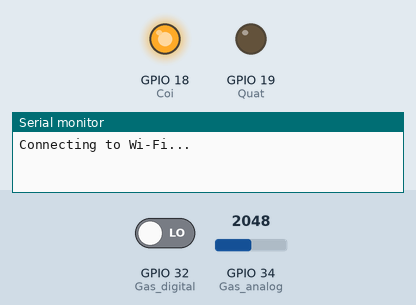
This sketch was run on a simulated ESP32. Parts: output pins drawn as LEDs (lit = HIGH), the last lines printed to the serial monitor. The inputs (shaded band) are chosen by the test bench; at power-on: GPIO 34 (Gas_analog) = 2048, GPIO 32 (Gas_digital) LOW. WiFi joins after 1.5 s; servers stay silent unless stated; no MQTT or app messages arrive unless stated.

Above: at 0.1 s.
At 1.3 s:
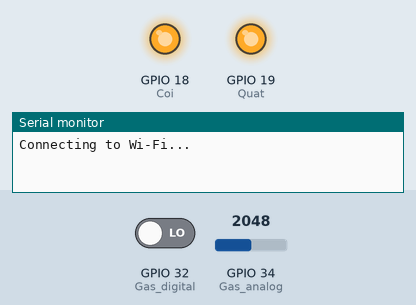
1.4 s: GPIO 34 (Gas_analog) set to 1544
4.4 s: GPIO 34 (Gas_analog) set to 1446
At 5.2 s:
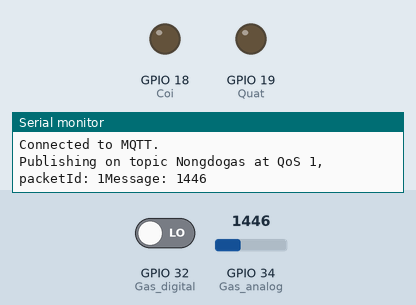
Timing chart, 0 to 7.4 s (numbered marks = the images above; inputs shaded):
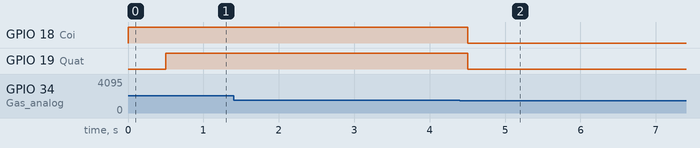

The sketch:

Gas.ino
```cpp
//Khai bao thư viện kết nối esp32 vs Wifi (Wifi.h)
//2 thư viện cho bộ đếm thời gian (freertos/FreeRTOS.h và freertos/timers.h); thư viện kết nối esp32 với mqtt broker (AsyncMqttClient.h)
#include <WiFi.h>
extern "C" {
  #include "freertos/FreeRTOS.h"
  #include "freertos/timers.h"
}
#include <AsyncMqttClient.h>


//Khai báo thông tin mạng wifi sử dụng
#define WIFI_SSID "Tuan Truong"
#define WIFI_PASSWORD "0362972868"

//Khai báo thông tin mqtt broker
#define MQTT_HOST IPAddress(192, 168, 1, 2)
#define MQTT_PORT 1883

//Khai báo các topic mà esp32 publish và subscribe
#define MQTT_PUB_GAS "Nongdogas"
#define MQTT_PUB_Stagas "Stagas"

//Định nghĩa các chân
const int Coi = 18;
const int Quat = 19;
const int Gas_analog = 34;
const int Gas_digital = 32;

//Khai báo các biến, hằng số
int Valueana = 0;
int Valuedig = 0;

//Khai báo biến mqttClient để quản lí các client
AsyncMqttClient mqttClient;
TimerHandle_t mqttReconnectTimer;
TimerHandle_t wifiReconnectTimer;
unsigned long previousMillis = 0;
const long interval = 5000;

//Hàm kết nối esp32 vs wifi và hiển thị lên màn hình serial thông báo esp32 đang kết nối vs wifi
void connectToWifi() {
Serial.println("Connecting to Wi-Fi...");
WiFi.begin(WIFI_SSID, WIFI_PASSWORD);
}

//Hàm kết nối esp32 vs mqtt broker và hiển thị lên màn hình serial thông báo esp32 đang kết nối vs mqtt broker
void connectToMqtt() {
  Serial.println("Connecting to MQTT...");
  mqttClient.connect();
}

//Hàm thông báo esp32 đã kết nối thành công vs wifi hoặc đã ngắt kết nối vs wifi lên màn hình serial. Tự kết nối lại vs wifi khi mất kết nối
void WiFiEvent(WiFiEvent_t event) {
  //Serial.printf("[WiFi-event] event: %dn", event);
  switch(event) {
    case SYSTEM_EVENT_STA_GOT_IP:
      Serial.println("WiFi connected");
      //Serial.println("IP address: ");
      //Serial.println(WiFi.localIP());
      connectToMqtt();
      break;
    case SYSTEM_EVENT_STA_DISCONNECTED:
      Serial.println("WiFi lost connection");
      xTimerStop(mqttReconnectTimer, 0);
      xTimerStart(wifiReconnectTimer, 0);
      break;
  }
}

//ham nay dc goi khi da ket noi dc vs mqtt broker, in ra man hinh 1 so cai, dang ki esp32 vs cac topic can thiet
void onMqttConnect(bool sessionPresent) {
  Serial.println("Connected to MQTT.");
  //Serial.print("Session present: ");
  //Serial.println(sessionPresent);

}


//khi esp32 mat ket noi vs mqtt broker ham nay se dc goi de thong bao va cố gắng kết nối lại vs mqtt broker
void onMqttDisconnect(AsyncMqttClientDisconnectReason reason) {
  Serial.println("Disconnected from MQTT.");
  if (WiFi.isConnected()) {
  xTimerStart(mqttReconnectTimer, 0);
  }
}

//Hàm in ra màn hình serial thông tin 1 số topic mà esp32 publish
void onMqttPublish(uint16_t packetId) {
  //Serial.print("Publish acknowledged.");
  //Serial.print("  packetId: ");
  //Serial.println(packetId);
}

//Hàm chuẩn bị: kết nối nối tiếp esp32 vs máy tính, cấu hình chân, gọi hàm
void setup() {
  Serial.begin(600);
  pinMode(Coi, OUTPUT);
  pinMode(Quat, OUTPUT);
  pinMode(Gas_digital, INPUT);

  Serial.println();

  mqttReconnectTimer = xTimerCreate("mqttTimer", pdMS_TO_TICKS(2000), pdFALSE, (void*)0, reinterpret_cast<TimerCallbackFunction_t>(connectToMqtt));
  wifiReconnectTimer = xTimerCreate("wifiTimer", pdMS_TO_TICKS(2000), pdFALSE, (void*)0, reinterpret_cast<TimerCallbackFunction_t>(connectToWifi));

  WiFi.onEvent(WiFiEvent);
  mqttClient.onConnect(onMqttConnect);
  mqttClient.onDisconnect(onMqttDisconnect);
  mqttClient.onPublish(onMqttPublish);
  mqttClient.setServer(MQTT_HOST, MQTT_PORT);
  connectToWifi();
}

//vòng lặp vô hạn
void loop() {

//điều khiển còi quạt
  Valueana = analogRead(Gas_analog);
  Valuedig = digitalRead(Gas_digital);

  //Serial.print("Gas Sensor: ");
  //Serial.print(Valueana);
  //Serial.print("\t");
  //Serial.print("Gas Class: ");
  //Serial.print(Valuedig);
  //Serial.print("\t");
  //Serial.print("\t");

  if (Valueana > 1500) {
    //Serial.println("Gas");
    digitalWrite (Coi, HIGH);
    delay(500);
    digitalWrite (Coi, LOW) ;
    digitalWrite (Quat, HIGH);
  }
  else {
    //Serial.println("No Gas");
    digitalWrite (Quat, LOW);
  }

  //publish dữ liệu nồng độ gas, trạng thái gas lên topic tương ứng
  unsigned long currentMillis = millis();
  if (currentMillis - previousMillis >= interval) {
     previousMillis = currentMillis;
    //Publish an MQTT message on topic esp32/temperature
    uint16_t packetIdPub1 = mqttClient.publish(MQTT_PUB_GAS, 1, true, String(Valueana).c_str());
    Serial.printf("Publishing on topic %s at QoS 1, packetId: %i", MQTT_PUB_GAS, packetIdPub1);
    Serial.printf("Message: %d ",Valueana);


  if ((Valueana >=500)&&(Valueana<=1500))
  {
    // Publish an MQTT message on topic StaDh
    uint16_t packetIdPub2 = mqttClient.publish(MQTT_PUB_Stagas, 1, true, "An toàn");
    //Serial.printf("Publishing on topic %s at QoS 1, packetId: %i", MQTT_PUB_StaDh, packetIdPub3);
    //Serial.println(" Message: ON");
  }
  if ((Valueana > 1500))
  {
    // Publish an MQTT message on topic StaDh
    uint16_t packetIdPub3 = mqttClient.publish(MQTT_PUB_Stagas, 1, true, "Nguy hiểm");
    //Serial.printf("Publishing on topic %s at QoS 1, packetId %i: ", MQTT_PUB_StaDh, packetIdPub4);
    //Serial.println(" Message: OFF");
  }

  }
}
```

Measured:
- the behaviour switches between 1501 and 1500 on GPIO 34 (Gas_analog) (found by bisection; images 1 and 2)
- after the input at 4.4 s, GPIO 19 (Quat): HIGH → LOW after 0.10 s
